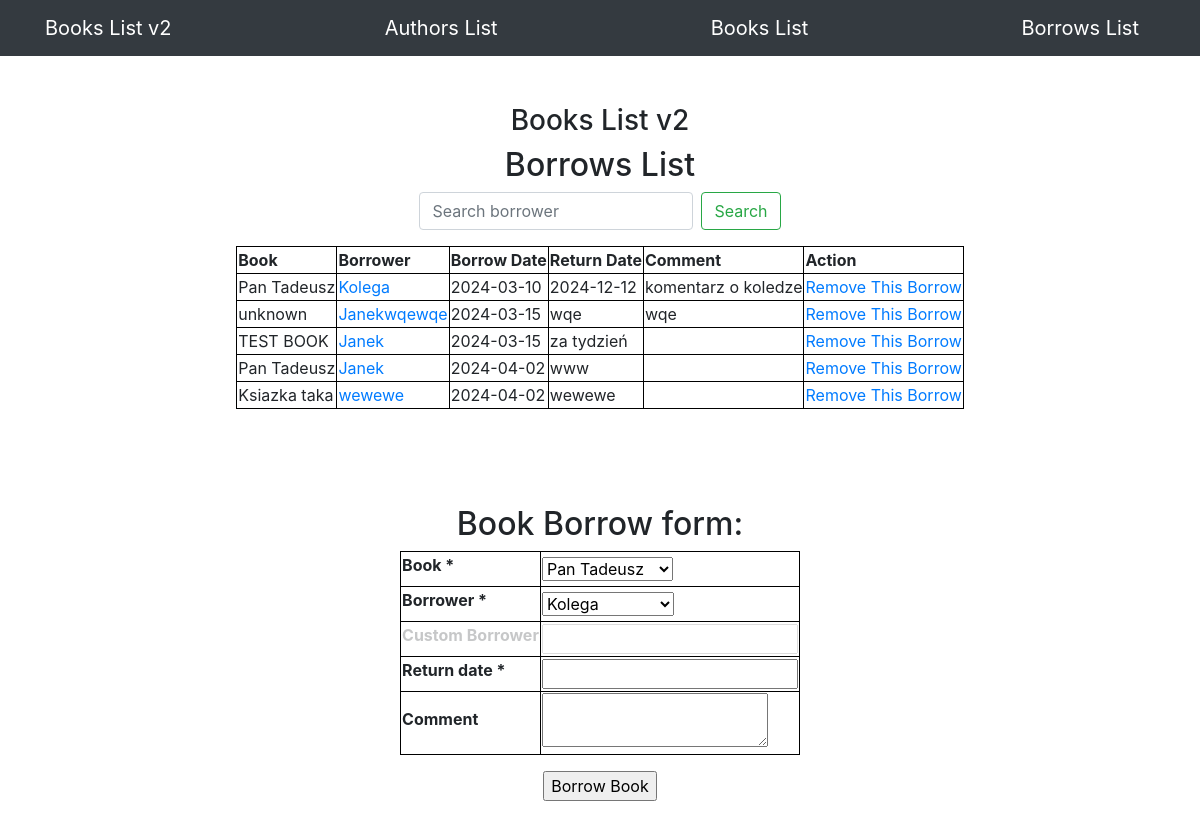
/borrows/, run on the app's committed database.
### app/models.py (models this page shows, shortened)
class Borrow(db.Model):
    id = db.Column(db.Integer, primary_key=True)
    borrower = db.Column(db.String(100), index=True)
    borrow_date = db.Column(db.String(100), index=True, default=datetime.today().strftime('%Y-%m-%d'))
    return_date = db.Column(db.String(100), index=True)
    comment = db.Column(db.String(100), index=True)
    book_id = db.Column(db.Integer, db.ForeignKey('book.id'))
    book = db.relationship("Book", back_populates="borrows")

class Book(db.Model):
    id = db.Column(db.Integer, primary_key=True)
    title = db.Column(db.String(100), index=True)
    date = db.Column(db.String(100), index=True, default=datetime.today().strftime('%Y-%m-%d'))
    comment = db.Column(db.String(100), index=True)
    author_id = db.Column(db.Integer, db.ForeignKey('author.id'))
    borrows = db.relationship("Borrow", back_populates="book")

### app/routes.py (the view)
@app.route('/borrows/', methods=["GET"])
def borrows_view():
    books = Book.query.all()
    borrows = Borrow.query.all()
    borrower_name = request.args.get('borrower')
    search_query = request.args.get('search')
    form = BorrowAndBookForm(books, borrows, borrower=borrower_name)
    if borrower_name:
        borrows = Borrow.query.filter_by(borrower=borrower_name).all()
        search_query = None
    elif search_query:
        borrows = Borrow.query.filter(Borrow.borrower.ilike(f"%{search_query}%")).all()
        borrower_name = None
    else:
        borrows = Borrow.query.all()
        borrower_name = None
        search_query = None
    return render_template("borrows.html",
                           form=form,
                           borrower=borrower_name,
                           search=search_query,
                           borrows=borrows)

### app/forms.py (shortened to what this page needs)
class BorrowAndBookForm(FlaskForm):
    book = SelectField('Book', validators=[DataRequired()])
    borrower = SelectField('Borrower', validators=[DataRequired()])
    customborrower = StringField('Custom Borrower', validators=[Optional()])
    return_date = StringField('Return date', validators=[DataRequired()])
    comment = TextAreaField('Comment')
    def __init__(self, books, borrows, extra_validators=None, *args, **kwargs):
        extra_validators = kwargs.pop('extra_validators', None)
        super(BorrowAndBookForm, self).__init__(*args, **kwargs)
        books_choices = [book.title for book in books]
        self.book.choices = books_choices
        self.books_titles = [book.title for book in books]
        borrower_choices = [borrow.borrower for borrow in borrows] + ['custom']
        self.borrower.choices = borrower_choices
        self.borrowers_names = [borrow.borrower for borrow in borrows]
        self.extra_validators = extra_validators

### app/templates/borrows.html (shortened to what this page needs)
{% extends "base.html" %}
{% block content %}
<div class="d-flex flex-column justify-content-center align-items-center">
    <div class="col-lg-12 text-center d-flex flex-column justify-content-center align-items-center">
        <h3 class="mt-5">Books List v2</h3>
        <h2>Borrows List</h2>
        <form class="form-inline mb-3" action="/borrows/" method="GET">
            <input class="form-control mr-sm-2" type="text" value="{% if search_query %}{{ search_query }}{% endif %}" placeholder="Search borrower" aria-label="Search borrower" name="search">
            <button class="btn btn-outline-success" type="submit">Search</button>
        </form>
    </div>
    {% if borrows %}
    <table class="mb-5">
        <thead>
        <th>Book</th>
        <th>Borrower</th>
        <th>Borrow Date</th>
        <th>Return Date</th>
        <th>Comment</th>
        <th>Action</th>
        </thead>
        {% for borrow in borrows %}
        <tr>
            {% if borrow.book.title %}
            <td>{{ borrow.book.title }}</td>
            {% else %}
            <td>unknown</a></td>
            {% endif %}
            <td><a href="/borrows/?borrower={{ borrow.borrower }}">{{ borrow.borrower }}</a></td>
            <td>{{ borrow.borrow_date }}</td>
            <td>{{ borrow.return_date }}</td>
            <td>{{ borrow.comment }}</td>
            <td><a href="/removeborrow/{{ borrow.id }}">Remove This Borrow</a></td>
        </tr>
        {% endfor %}
    {% else %}
        <h3>Nothing was found.</h3>
    {% endif %}
    </table>
    <div class="d-flex flex-column justify-content-center align-items-center">
        <h2 class="mt-5">Book Borrow form:</h2>
        <form class="d-flex flex-column justify-content-center align-items-center mb-5" method="POST" action="/addborrow/">
            <table class="mb-3">
                {% for field in form if field.widget.input_type != 'hidden' %}
                    <tr class={{ field.id }}>
                        <th>{{ field.label }} {% if field.flags.required %}*{% endif %}</th>
                        <td>{{ field }}</td>
                    </tr>
                {% endfor %}
            </table>
            <input type="submit" value="Borrow Book">
        </form>
    </div>
</div>
{% endblock %}

### app/templates/css/styles.css (style rules this page uses)
.customauthor, .customborrower { transition: .5s opacity; }

### app/templates/base.html (style rules this page uses)
table, th, tr, td { border: 1px solid black; }

### data on the page
Borrow: book "Pan Tadeusz", borrower "Kolega", borrow_date "2024-03-10", return_date "2024-12-12", comment "komentarz o koledze"
Borrow: shows "unknown", borrower "Janekwqewqe", borrow_date "2024-03-15", return_date "wqe", comment "wqe"
Borrow: book "TEST BOOK", borrower "Janek", borrow_date "2024-03-15", return_date "za tydzień"
Borrow: book "Pan Tadeusz", borrower "Janek", borrow_date "2024-04-02", return_date "www"
Borrow: book "Ksiazka taka", borrower "wewewe", borrow_date "2024-04-02", return_date "wewewe"

### other printed values
{{ field.label }} "Book" "Borrower" "Custom Borrower" "Return date" "Comment"
